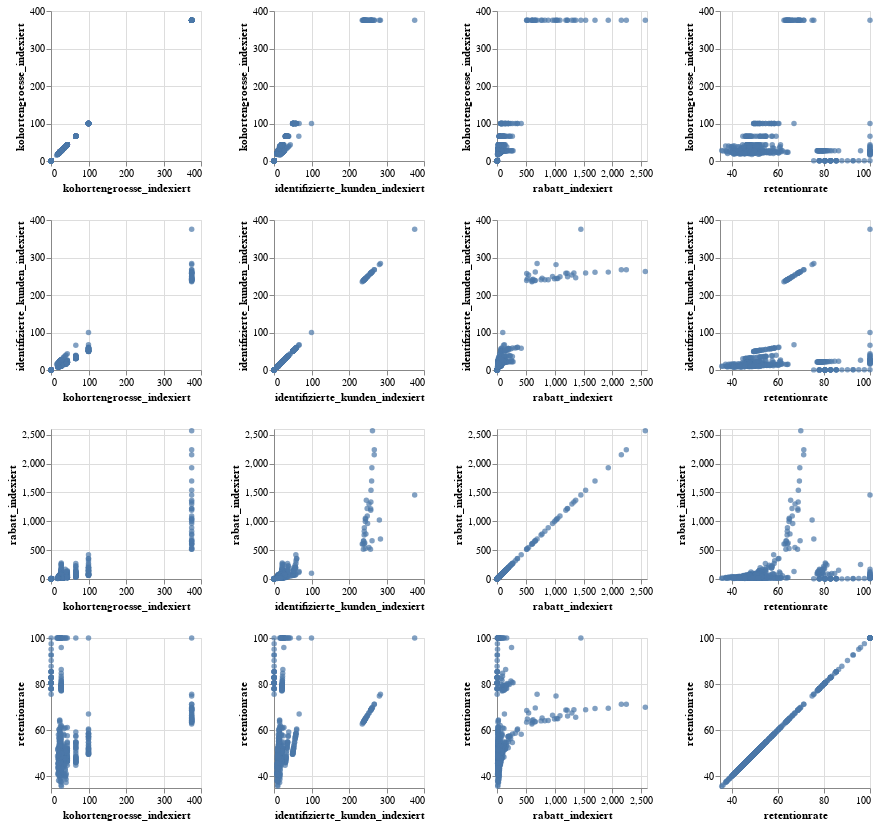

Write notebook code for a chart like this one.
### Markdown cell above
#### Numeric Data

### Code cell
alt.Chart(data).mark_circle().encode(
    x=alt.X(alt.repeat("column"), 
            type='quantitative',
            scale=alt.Scale(zero=False)
            ),
    y=alt.Y(alt.repeat("row"), 
            type='quantitative',
            scale=alt.Scale(zero=False)
             )
).properties(
    width=150,
    height=150
).repeat(
    row=list_numeric,
    column=list_numeric
)

### Figure 1 — Vega-Lite specification as saved in the notebook (floating-point values rounded to 4 significant figures; data arrays with more than 128 entries replaced by an {"elided": "..."} marker saying what was removed)
{"config": {"view": {"continuousWidth": 300, "continuousHeight": 300}}, "repeat": {"column": ["kohortengroesse_indexiert", "identifizierte_kunden_indexiert", "rabatt_indexiert", "retentionrate"], "row": ["kohortengroesse_indexiert", "identifizierte_kunden_indexiert", "rabatt_indexiert", "retentionrate"]}, "spec": {"data": {"name": "data-a2c2e10a99d44d78ba264a4274abdc6d"}, "mark": {"type": "circle"}, "encoding": {"x": {"field": {"repeat": "column"}, "scale": {"zero": false}, "type": "quantitative"}, "y": {"field": {"repeat": "row"}, "scale": {"zero": false}, "type": "quantitative"}}, "height": 150, "width": 150}, "$schema": "https://vega.github.io/schema/vega-lite/v5.20.1.json", "datasets": {"data-a2c2e10a99d44d78ba264a4274abdc6d": {"elided": "703 records"}}}
